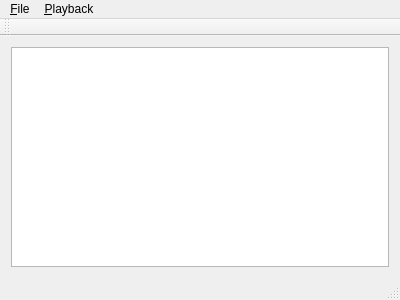
<?xml version="1.0" encoding="UTF-8"?>
<ui version="4.0">
 <class>MainWindow</class>
 <widget class="QMainWindow" name="MainWindow">
  <property name="geometry">
   <rect>
    <x>0</x>
    <y>0</y>
    <width>400</width>
    <height>300</height>
   </rect>
  </property>
  <property name="windowTitle">
   <string>NoLifeJukeBox</string>
  </property>
  <widget class="QWidget" name="centralWidget">
   <layout class="QHBoxLayout" name="horizontalLayout">
    <item>
     <widget class="QTreeView" name="treeView"/>
    </item>
   </layout>
  </widget>
  <widget class="QMenuBar" name="menuBar">
   <property name="geometry">
    <rect>
     <x>0</x>
     <y>0</y>
     <width>400</width>
     <height>25</height>
    </rect>
   </property>
   <widget class="QMenu" name="menuFile">
    <property name="title">
     <string>&amp;File</string>
    </property>
    <addaction name="action_Open"/>
   </widget>
   <widget class="QMenu" name="menu_Playback">
    <property name="title">
     <string>&amp;Playback</string>
    </property>
    <addaction name="actionLoop"/>
   </widget>
   <addaction name="menuFile"/>
   <addaction name="menu_Playback"/>
  </widget>
  <widget class="QToolBar" name="mainToolBar">
   <attribute name="toolBarArea">
    <enum>TopToolBarArea</enum>
   </attribute>
   <attribute name="toolBarBreak">
    <bool>false</bool>
   </attribute>
  </widget>
  <widget class="QStatusBar" name="statusBar"/>
  <action name="action_Open">
   <property name="text">
    <string>&amp;Open...</string>
   </property>
  </action>
  <action name="actionLoop">
   <property name="checkable">
    <bool>true</bool>
   </property>
   <property name="checked">
    <bool>true</bool>
   </property>
   <property name="text">
    <string>Loop</string>
   </property>
  </action>
 </widget>
 <layoutdefault spacing="6" margin="11"/>
 <resources/>
 <connections/>
</ui>
